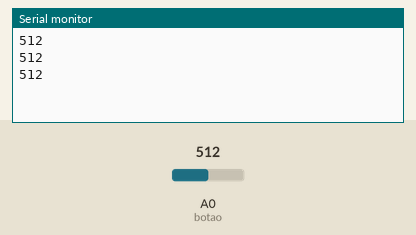
Recording of a sketch running on a simulated Arduino Uno, built with avr-gcc and run on an emulated ATmega328P. Shown: the last lines printed to the serial monitor. Inputs (shaded band) come from the test bench; at power-on: A0 (botao) = 512.

Above: at 1.3 s.
1.4 s: A0 (botao) set to 716
At 1.8 s:
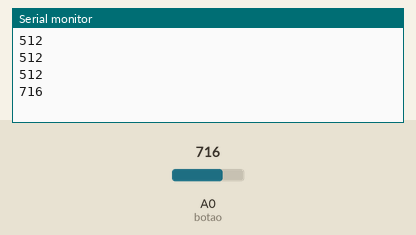
2.9 s: A0 (botao) set to 900
At 3.4 s:
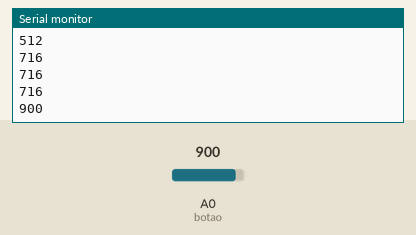
Timing chart, 0 to 5.9 s (numbered marks = the images above; inputs shaded):
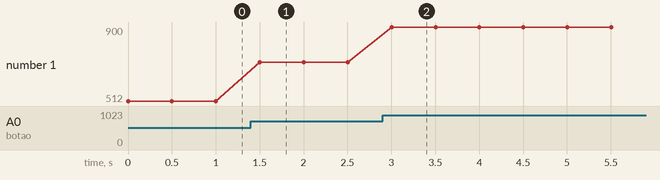

Measured:
- after the input at 1.4 s, the serial monitor: prints a new line after 0.10 s (image 1)
- after the input at 2.9 s, the serial monitor: prints a new line after 0.10 s (image 2)
- plotted number 1: 512 → 716 after the input at 1.4 s, 716 → 900 after the input at 2.9 s

The sketch:

varios_bot_es_numa_unica_porta_analogica.ino
```cpp
int botao=A0,val;

void setup(){

  Serial.begin(9600);
  pinMode(botao,INPUT);

}

void loop(){

  val= analogRead(botao);

  Serial.println(val);

  delay(500);

}
```
